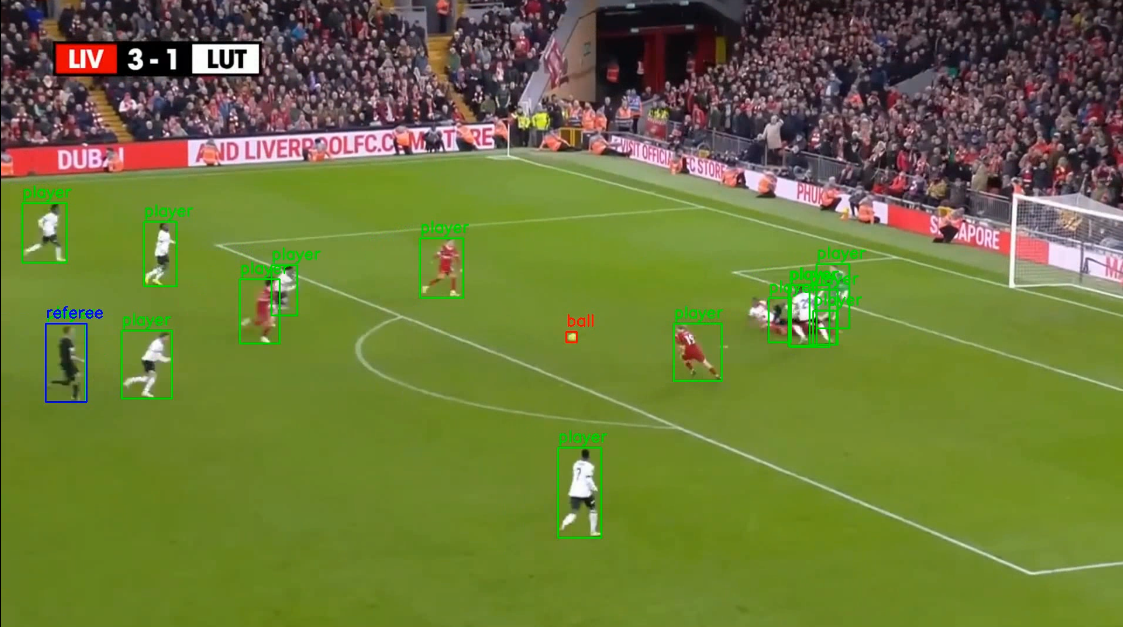
#> input picture out/1.PNG, 1123 x 627 px
$ python -i cat.py   (imports and definitions only)
#> lines starting #> are read from the running program, lines starting #| are printed output that depends on the picture
#> further down, picture is the input picture: shape (627, 1123, 3); mean B, G, R 57.2, 119.2, 108.7
import cv2
import numpy as np
import os
import shutil
from sklearn.cluster import KMeans
from collections import defaultdict

# Base directory where images are located
base_dir = r'C:\\Users\\hp\\Downloads\\footballanalysis-main\\out'  # Replace with your actual image folder path

# Output directories for categorized images
team1_dir = os.path.join(base_dir, 'Team1')
team2_dir = os.path.join(base_dir, 'Team2')
ball_dir = os.path.join(base_dir, 'Ball')
others_dir = os.path.join(base_dir, 'Others')

# Create directories if they don't exist
# [4 lines not run here, left out]

# Supported image formats
supported_formats = ['.jpg', '.jpeg', '.png']

# Function to detect the ball (white and circular object)
def detect_ball(image):
    # Convert to grayscale
    gray = cv2.cvtColor(image, cv2.COLOR_BGR2GRAY)
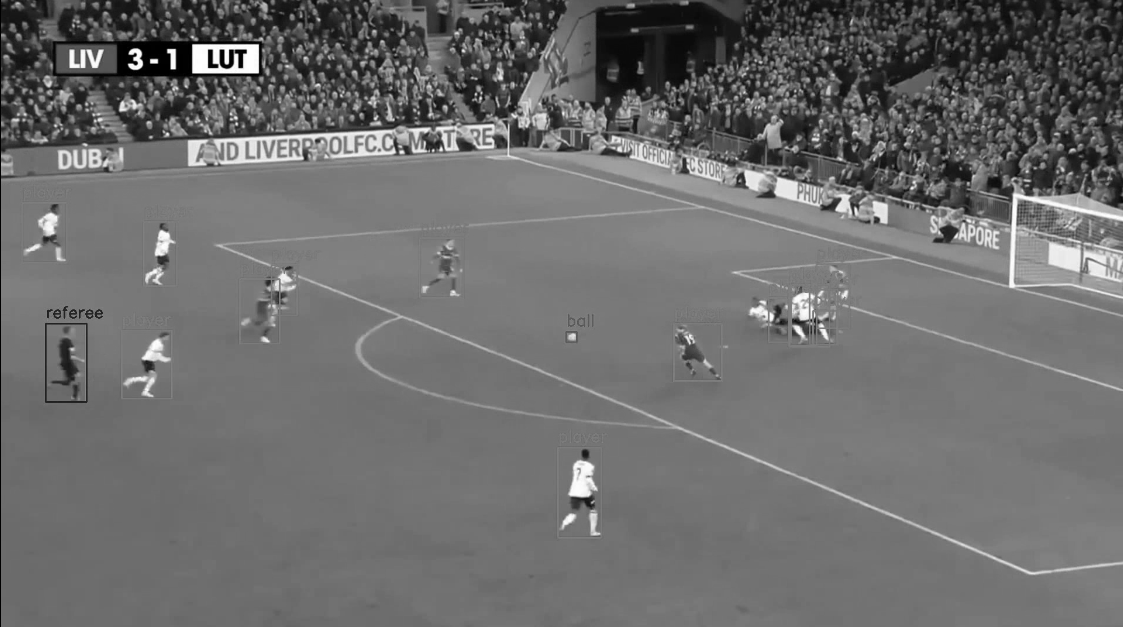
#> gray: shape (627, 1123); min 0, max 255, mean 109

    # Blur to reduce noise
    blurred = cv2.GaussianBlur(gray, (15, 15), 0)
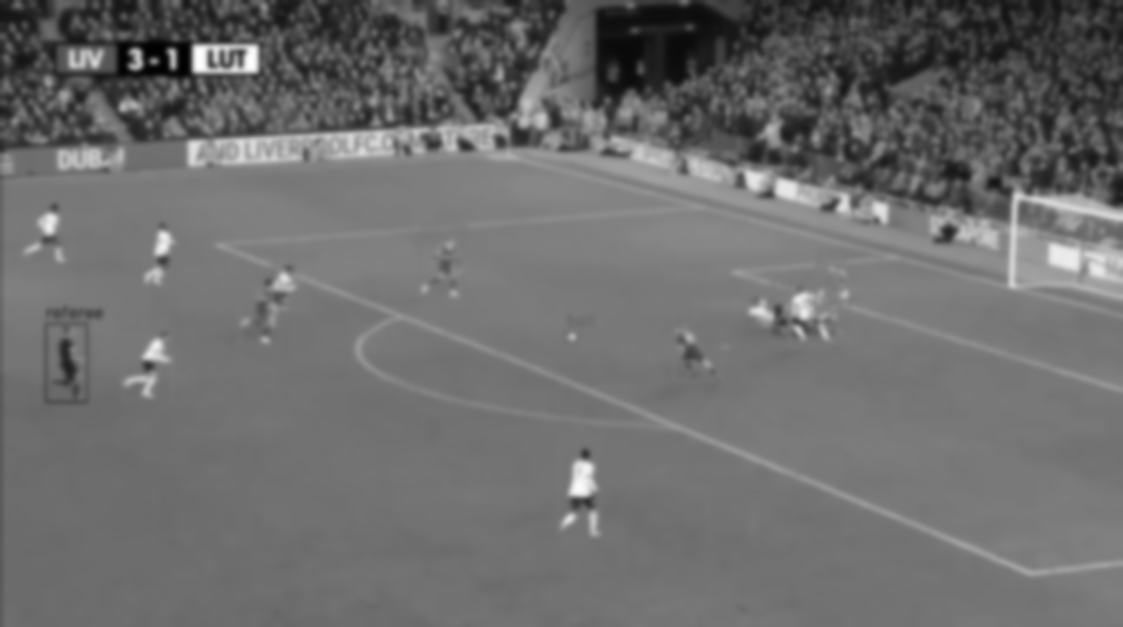
#> blurred: shape (627, 1123); min 0, max 253, mean 109

    # Apply HoughCircles to detect circles (the ball)
    circles = cv2.HoughCircles(blurred, cv2.HOUGH_GRADIENT, dp=1.2, minDist=50,
                               param1=50, param2=30, minRadius=5, maxRadius=50)
#> circles = 37 rows, first 8: [345, 108.6, 49.28], [381, 53.4, 46.64], [270.6, 79.8, 47.96], [1038.6, 150.6, 45.32], [930.6, 119.4, 49.28], [489, 58.2, 46.64], [420.6, 84.6, 44], [717, 113.4, 46.64]

    # Check if any circles were detected
    if circles is not None:
        return True  # Ball detected
    return False

# Function to extract the dominant color from an image
def get_dominant_color(image, k=1):
    # Reshape the image to be a list of pixels
    pixels = image.reshape(-1, 3)

    # Apply KMeans to find the most dominant color
    kmeans = KMeans(n_clusters=k)
    kmeans.fit(pixels)

    # Return the dominant color
    return kmeans.cluster_centers_[0]

# Initialize list to hold features (dominant colors) and file paths
features = []
image_paths = []
ball_images = []

# Iterate through all files in the directory
# [59 lines not run here, left out]

>>> import cv2
>>> picture = cv2.imread('out/1.PNG')
>>> result = detect_ball(picture)
#> result = True

$ run again, on out/player_1_12.jpg
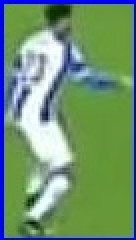
#> input picture out/player_1_12.jpg, 68 x 120 px (shown 2 times larger)
#> picture is the input picture: shape (120, 68, 3); mean B, G, R 113.1, 147.1, 112.3
#> in detect_ball, `gray = cv2.cvtColor(image, cv2.COLOR_BGR2GRAY)`:
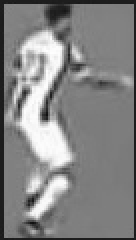
#> gray: shape (120, 68) (shown 2 times larger); min 16, max 254, mean 132.8
#> in detect_ball, `blurred = cv2.GaussianBlur(gray, (15, 15), 0)`:
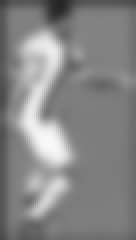
#> blurred: shape (120, 68) (shown 2 times larger); min 38, max 248, mean 134.3
#> circles = None
#> result = False

$ run again, on out/player_1_13.jpg
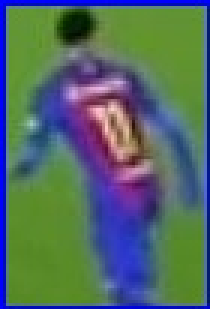
#> input picture out/player_1_13.jpg, 70 x 103 px (shown 3 times larger)
#> picture is the input picture: shape (103, 70, 3); mean B, G, R 101.6, 106.1, 83.5
#> in detect_ball, `gray = cv2.cvtColor(image, cv2.COLOR_BGR2GRAY)`:
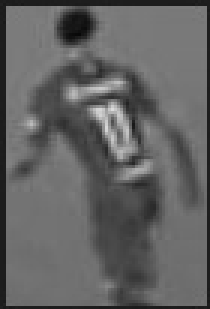
#> gray: shape (103, 70) (shown 3 times larger); min 8, max 219, mean 98.8
#> in detect_ball, `blurred = cv2.GaussianBlur(gray, (15, 15), 0)`:
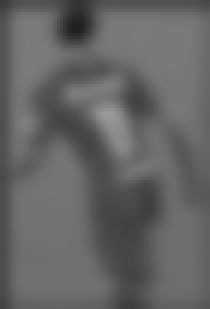
#> blurred: shape (103, 70) (shown 3 times larger); min 30, max 154, mean 100.2
#> circles = [[33, 41.4, 21.92]]
#> result = True

$ run again, on out/player_1_14.jpg
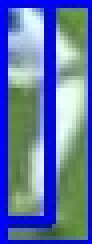
#> input picture out/player_1_14.jpg, 23 x 61 px (shown 4 times larger)
#> picture is the input picture: shape (61, 23, 3); mean B, G, R 167.5, 115.6, 94.7
#> in detect_ball, `gray = cv2.cvtColor(image, cv2.COLOR_BGR2GRAY)`:
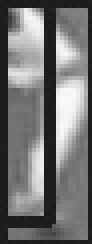
#> gray: shape (61, 23) (shown 4 times larger); min 24, max 249, mean 115.3
#> in detect_ball, `blurred = cv2.GaussianBlur(gray, (15, 15), 0)`:
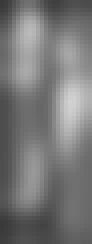
#> blurred: shape (61, 23) (shown 4 times larger); min 57, max 209, mean 119.2
#> circles = None
#> result = False
